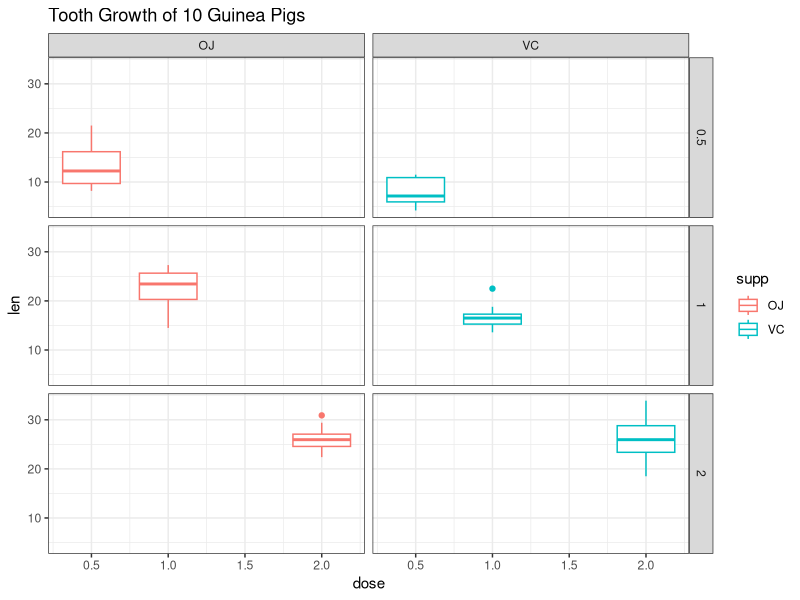

Write the R code that produced this figure. (Note: this script raises an error after producing the figure.)
## ---- chunk 1
data(ToothGrowth)
names(ToothGrowth)
## ---- chunk 2
head(ToothGrowth)
## ---- chunk 3
dim(ToothGrowth)
## ---- chunk 4
library(ggplot2)
p <- ggplot(ToothGrowth,aes(x=dose,y=len,colour=supp))+geom_boxplot()
p+theme_bw()+facet_grid(dose~supp)+labs(title="Tooth Growth of 10 Guinea Pigs")
## ---- chunk 5
library(plyr)
ddply(ToothGrowth,.(supp,dose),summarize,mean=mean(len),var=var(len),sd=sd(len))
## ---- chunk 6
inter <- split(ToothGrowth,ToothGrowth$dose)
inter2 <- split(ToothGrowth,ToothGrowth$supp)
suppOJ <- inter2[[1]]
suppVC <- inter2[[2]]
## ---- chunk 7
t.test(len~supp,data=inter[[1]],paired=FALSE)
## ---- chunk 8
t.test(len~supp,data=inter[[2]],paired=FALSE)
## ---- chunk 9
t.test(len~supp,data=inter[[3]],paired=FALSE)
## ---- chunk 10
t.test(suppOJ$dose,suppOJ$len,paired=FALSE)
## ---- chunk 11
t.test(suppVC$dose,suppVC$len,paired=FALSE)
